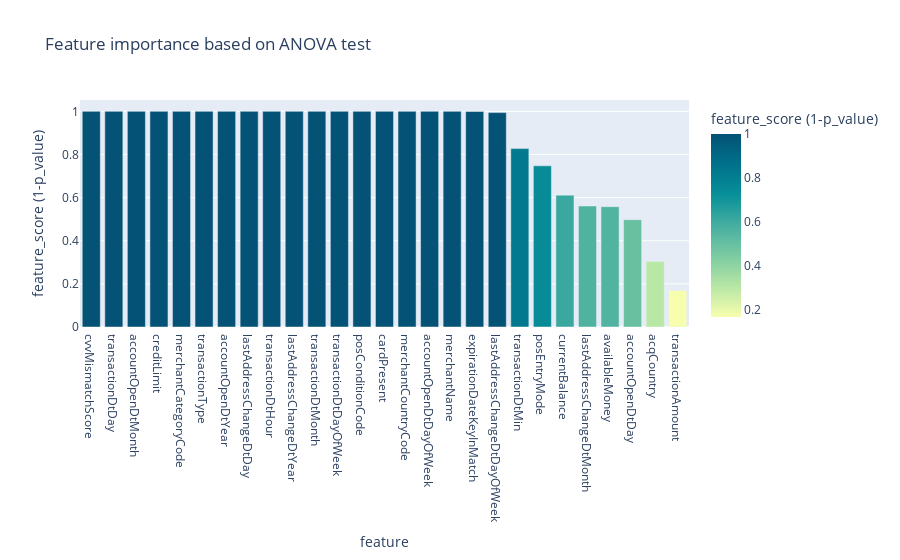

Notebook cell for this chart:
### Markdown cell above
# Feature-selection based on hypothesis-testing

> Trying out ANOVA-tests for all features since we're dealing with categorical outcome `isFraud`.

### Code cell
from sklearn.feature_selection import f_classif, SelectKBest

selector = SelectKBest(score_func=f_classif, k=27)


feature_cols = set(main_df.columns) - set(['isFraud', 'cardCVV', 'enteredCVV', 'cardLast4Digits', 'accountNumber', 'customerId'])
labels = main_df['isFraud']
features = main_df[feature_cols]

out_features = selector.fit_transform(features, labels)

score_p_values = sorted(selector.pvalues_)[:selector.k]

anova_df = pd.DataFrame(selector.get_feature_names_out(), 1-np.array(score_p_values)).reset_index()
#anova_df = pd.DataFrame(feature_cols, 1-selector.pvalues_).reset_index()
anova_df.columns = ['feature_score (1-p_value)', 'feature']
px.bar(anova_df, y='feature_score (1-p_value)', x='feature', color='feature_score (1-p_value)', color_continuous_scale='Bluyl', title='Feature importance based on ANOVA test')

### Figure 1 — Plotly figure (JSON) as saved in the notebook; plotly's stock layout.template omitted (floating-point values rounded to 4 significant figures)
{"data": [{"alignmentgroup": "True", "hovertemplate": "feature=%{x}<br>feature_score (1-p_value)=%{marker.color}<extra></extra>", "legendgroup": "", "marker": {"color": [1, 1, 1, 1, 1, 1, 1, 1, 1, 1, 1.0, 1.0, 1.0, 1.0, 1.0, 1.0, 1.0, 0.9995, 0.9941, 0.8274, 0.7474, 0.6115, 0.5611, 0.558, 0.4977, 0.3038, 0.1693], "coloraxis": "coloraxis", "pattern": {"shape": ""}}, "name": "", "offsetgroup": "", "orientation": "v", "showlegend": false, "textposition": "auto", "type": "bar", "x": ["cvvMismatchScore", "transactionDtDay", "accountOpenDtMonth", "creditLimit", "merchantCategoryCode", "transactionType", "accountOpenDtYear", "lastAddressChangeDtDay", "transactionDtHour", "lastAddressChangeDtYear", "transactionDtMonth", "transactionDtDayOfWeek", "posConditionCode", "cardPresent", "merchantCountryCode", "accountOpenDtDayOfWeek", "merchantName", "expirationDateKeyInMatch", "lastAddressChangeDtDayOfWeek", "transactionDtMin", "posEntryMode", "currentBalance", "lastAddressChangeDtMonth", "availableMoney", "accountOpenDtDay", "acqCountry", "transactionAmount"], "xaxis": "x", "y": [1, 1, 1, 1, 1, 1, 1, 1, 1, 1, 1.0, 1.0, 1.0, 1.0, 1.0, 1.0, 1.0, 0.9995, 0.9941, 0.8274, 0.7474, 0.6115, 0.5611, 0.558, 0.4977, 0.3038, 0.1693], "yaxis": "y"}], "layout": {"barmode": "relative", "coloraxis": {"colorbar": {"title": {"text": "feature_score (1-p_value)"}}, "colorscale": [[0, "rgb(247, 254, 174)"], [0.1667, "rgb(183, 230, 165)"], [0.3333, "rgb(124, 203, 162)"], [0.5, "rgb(70, 174, 160)"], [0.6667, "rgb(8, 144, 153)"], [0.8333, "rgb(0, 113, 139)"], [1, "rgb(4, 82, 117)"]]}, "legend": {"tracegroupgap": 0}, "title": {"text": "Feature importance based on ANOVA test"}, "xaxis": {"anchor": "y", "domain": [0, 1], "title": {"text": "feature"}}, "yaxis": {"anchor": "x", "domain": [0, 1], "title": {"text": "feature_score (1-p_value)"}}}}
